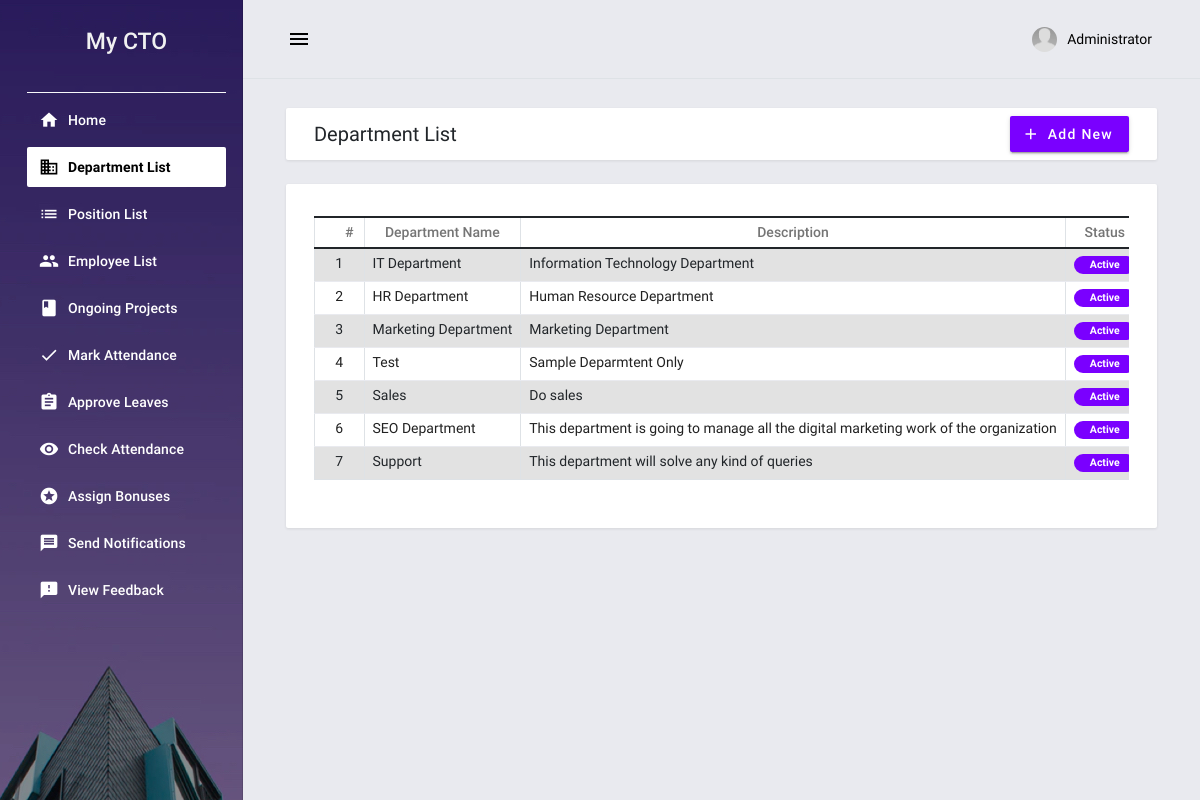
Screenshot of /departments (signed in) with the database file from the repository.
### employee_information/models.py (models this page shows, shortened)
class Department(models.Model):
    name = models.TextField()
    description = models.TextField()
    status = models.IntegerField()
    date_added = models.DateTimeField(default=timezone.now)
    date_updated = models.DateTimeField(auto_now=True)

### employee_information/views.py (the view)
# urls.py: path('departments', views.departments, name="department-page"),
@login_required
def departments(request):
    department_list = Department.objects.all()
    context = {
        'page_title':'Departments',
        'departments':department_list,
    }
    return render(request, 'employee_information/departments.html',context)

### employee_information/templates/employee_information/departments.html (shortened to what this page needs)
{% extends "employee_information/base.html" %} {% block pageContent %}
<div class="mdc-layout-grid__cell stretch-card mdc-layout-grid__cell--span-12">
    <div class="mdc-card py-2">
        <div class="d-flex justify-content-between align-items-center">
            <h4 class="card-title mb-0">Department List</h4>
            <div class="text-start">
                <button class="mdc-button mdc-button--raised mdc-ripple-upgraded btn-sm" id="create_new"><i class="material-icons mdc-button__icon">add</i><span> Add New</span></button>
            </div>
        </div>
    </div>
</div>
<div class="mdc-layout-grid__cell stretch-card mdc-layout-grid__cell--span-12">
    <div class="mdc-card">
        <div class="table-responsive">
            <table class="table table-striped table-bordered">
                <colgroup>
                    <col width="5%">
                    <col width="30%">
                    <col width="30%">
                    <col width="15%">
                    <col width="20%">
                </colgroup>
                <thead>
                    <tr>
                        <th class="text-center py-1">#</th>
                        <th class="text-center py-1">Department Name</th>
                        <th class="text-center py-1">Description</th>
                        <th class="text-center py-1">Status</th>
                    </tr>
                </thead>
                <tbody>
                    {% for department in departments %}
                    <tr>
                        <td class="px-2 py-1 text-center">{{ department.id }}</td>
                        <td class="px-2 py-1 text-start">{{ department.name }}</td>
                        <td class="px-2 py-1 text-start">{{ department.description }}</td>
                        <td class="px-2 py-1 text-center">
                            {% if department.status == 1 %}
                            <span class="badge bg-primary rounded-pill px-3">Active</span> {% else %}
                            <span class="badge bg-secondary rounded-pill px-3">Inactive</span> {% endif %}
                        </td>
                    </tr>
                    {% endfor %}
                </tbody>
            </table>
        </div>
    </div>
</div>
{% endblock pageContent %}

### employee_information/templates/employee_information/topNavigation.html (shortened to what this page needs)
{% load static %}
<header class="mdc-top-app-bar border-bottom shadow">
    <div class="mdc-top-app-bar__row">
        <div class="mdc-top-app-bar__section mdc-top-app-bar__section--align-start">
            <button class="material-icons mdc-top-app-bar__navigation-icon mdc-icon-button sidebar-toggler">menu</button>
        </div>
        <div class="mdc-top-app-bar__section mdc-top-app-bar__section--align-end mdc-top-app-bar__section-right">
            <div class="menu-button-container menu-profile d-none d-md-block">
                <button class="mdc-button mdc-menu-button">
                    <span class="d-flex align-items-center">
                    <span class="figure">
                        <img src="{% static 'employee_information/assets/material-admin/images/faces/ava.jpg' %}" alt="user" class="user">
                    </span>
                    <span class="user-name">{{ user.first_name }}</span>
                    </span>
                </button>
            </div>
        </div>
    </div>
</header>

### static/employee_information/assets/default/css/style.css (style rules this page uses)
html, body { height: 100%; width: 100%; }

### rows the page displays
Department: id "1", name "IT Department", description "Information Technology Department", status "Active"
Department: id "2", name "HR Department", description "Human Resource Department", status "Active"
Department: id "3", name "Marketing Department", description "Marketing Department", status "Active"
Department: id "4", name "Test", description "Sample Deparmtent Only", status "Active"
Department: id "5", name "Sales", description "Do sales", status "Active"
Department: id "6", name "SEO Department", description "This department is going to manage all the digital marketing work of the organization", status "Active"
Department: id "7", name "Support", description "This department will solve any kind of queries", status "Active"

### other values shown
{{ user.first_name }} "Administrator"
